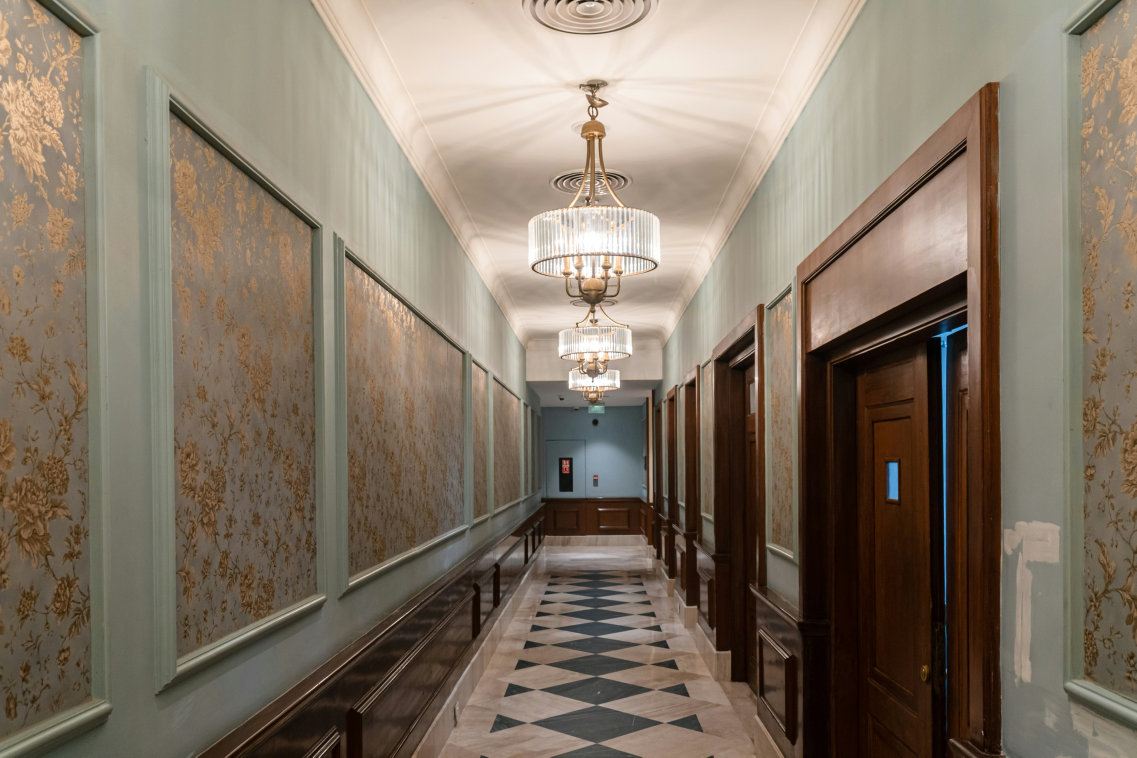
#> input picture data/labeled/arto-suraj-MQXvwA3rRAE-unsplash.jpg, 5682 x 3788 px, found by its file name (shown at 1/5 size); its folder holds only this picture in this run
$ jupyter execute --allow-errors nirwana_wall_floor.ipynb
#> lines starting #> are read from the running program, lines starting #| are printed output that depends on the picture; after the words box and inside, x2 and y2 are one past the last pixel; in counts of white or black regions, pixels touching at a corner belong together
#> the answer given: arto-suraj-MQXvwA3rRAE-unsplash.jpg
<a href="https://colab.research.google.com/github/RaviPratapSingh-4/nirwana-wall-floor/blob/main/nirwana_wall_floor.ipynb" target="_parent"></a>

# Wall and floor mask generator (classical CV, no segmentation model)

Takes an interior photo and returns two pixel masks: one for walls, one for floor.
Everything here is superpixels, k-means, Gaussian colour models and a bit of geometry. No pre-trained or fine-tuned segmentation model and no segmentation API.

## Disclosure
- **AI help:** I used Claude (Anthropic) as a mentor and pair-programmer while building this: talking through the design, debugging, and drafting some of the code. I ran every experiment myself and the numbers below are the ones my runs produced.
- **Libraries:** NumPy, OpenCV, scikit-image (SLIC superpixels), scikit-learn (KMeans, GaussianMixture), SciPy, Matplotlib.
- **Tools:** labelme for ground-truth labels, Google Colab.
- **Images:** Unsplash interior photos. I hand-labelled 6 of them, plus one sample image (dev01) that came with masks.

**How to run:** Runtime > Run all. Section 5 at the bottom lets you upload your own photo.

## 1. Setup

[cell 1]
import os, glob, time, json, shutil, cv2, numpy as np, matplotlib.pyplot as plt

# my labelled images live in a public GitHub repo so this runs on a fresh runtime
REPO = "https://github.com/RaviPratapSingh-4/nirwana-wall-floor.git"   # <- put the public repo link here

if not os.path.exists("data/labeled"):
    !git clone -q {REPO} repo
    !cp -r repo/data data
print(len(glob.glob("data/labeled/*")), "files in data/labeled")

## 2. The pipeline
Pipeline in short: shrink the image, cut it into superpixels, cluster the superpixels to find the wall, then build the floor from a colour model.

[cell 2]
from skimage.segmentation import slic
from sklearn.cluster import KMeans
from sklearn.mixture import GaussianMixture
from scipy import ndimage as ndi

def small(im, L=384):
    # work at 384px on the long side, it's much faster and the masks are upsampled at the end
    s = L / max(im.shape[:2])
    return cv2.resize(im, None, fx=s, fy=s, interpolation=cv2.INTER_AREA)

def superpixel_features(s, n=300):
    # one feature vector per superpixel: mean Lab colour, brightness spread (texture), and position
    H, W = s.shape[:2]
    lab = cv2.cvtColor(s, cv2.COLOR_RGB2LAB).astype(np.float32)
    sp = slic(s, n_segments=n, compactness=10, start_label=0)
    i, m = sp.ravel(), sp.max() + 1
    yy, xx = np.mgrid[:H, :W]
    c = np.maximum(np.bincount(i, minlength=m), 1)
    mean = lambda a: np.bincount(i, a.ravel(), m) / c
    L = lab[..., 0]
    sd = np.sqrt(np.maximum(mean(L**2) - mean(L)**2, 0))
    f = np.stack([mean(lab[..., 0]), mean(lab[..., 1]), mean(lab[..., 2]), sd, mean(yy / H), mean(xx / W)], 1)
    return sp, (f - f.mean(0)) / (f.std(0) + 1e-6)

def upsample(m, img):
    return cv2.resize(m.astype(np.uint8), img.shape[1::-1], interpolation=cv2.INTER_NEAREST) > 0

def floor_v1(s, sp, band=.12, q=.9, excl=None, disc=False, top=.35):
    # floor colour model: fit a 3-component GMM on the bottom strip of the image,
    # then call a superpixel floor if it fits that model well enough
    H, W = s.shape[:2]
    lab = cv2.cvtColor(s, cv2.COLOR_RGB2LAB).astype(np.float32)
    flat = lab.reshape(-1, 3)
    strip = np.zeros((H, W), bool); strip[int(H * (1 - band)):] = True
    if excl is not None: strip &= ~excl          # don't learn "floor" colour from wall pixels
    seed = lab[strip]
    if len(seed) < 300: return np.zeros((H, W), bool)
    i, m = sp.ravel(), sp.max() + 1
    cnt = np.maximum(np.bincount(i, minlength=m), 1)
    gm = GaussianMixture(3, random_state=0).fit(seed)
    ll = gm.score_samples(flat).reshape(H, W)
    thr = np.quantile(gm.score_samples(seed), 1 - q)
    spl = np.bincount(i, ll.ravel(), m) / cnt
    ok = spl > thr
    if disc:
        # extra check: it must also fit the floor model BETTER than a model of the top of the image (walls)
        topx = lab[:int(H * top)].reshape(-1, 3)[::4]
        gmt = GaussianMixture(3, random_state=0).fit(topx)
        lt = gmt.score_samples(flat).reshape(H, W)
        ok &= spl > np.bincount(i, lt.ravel(), m) / cnt
    lb, _ = ndi.label(ok[sp])
    keep = np.unique(lb[-1][lb[-1] > 0])         # keep only blobs that touch the bottom edge
    return np.isin(lb, keep)

def fill_hull(fl, min_area=.02):
    # fill the convex hull of each big floor blob, this is what recovers rugs
    cnts, _ = cv2.findContours(fl.astype(np.uint8), cv2.RETR_EXTERNAL, cv2.CHAIN_APPROX_SIMPLE)
    h = np.zeros(fl.shape, np.uint8)
    for c in cnts:
        if cv2.contourArea(c) > min_area * fl.size: cv2.fillPoly(h, [cv2.convexHull(c)], 1)
    return h.astype(bool)

def segment(img, k=8, hull=True, wall_first=False, disc=False, merge=0, q=.9, band=.12):
    s = small(img)
    sp, f = superpixel_features(s)
    H, W = sp.shape
    km = KMeans(k, n_init=3, random_state=0).fit(f)
    cl = km.labels_[sp]
    ctr = km.cluster_centers_[:, :3]
    yy = np.repeat((np.arange(H) / H)[:, None], W, axis=1)
    area = np.array([(cl == j).mean() for j in range(k)])
    my = np.array([yy[cl == j].mean() if (cl == j).any() else 1.0 for j in range(k)])

    def pick_wall(fl):
        # wall = biggest cluster that sits in the upper part of the image (and isn't mostly floor)
        ov = np.array([(fl & (cl == j)).sum() / max((cl == j).sum(), 1) for j in range(k)]) if fl is not None else np.zeros(k)
        cand = [j for j in range(k) if area[j] > .03 and ov[j] < .2 and my[j] < .6]
        if not cand: return np.zeros((H, W), bool)
        wl = max(cand, key=lambda j: area[j])
        ids = [wl]
        if merge > 0:
            # one wall often gets split by shading, so pull in clusters with a similar colour
            ids += [j for j in range(k) if j != wl and area[j] > .01 and my[j] < .6
                    and np.linalg.norm(ctr[j] - ctr[wl]) < merge]
        return np.isin(cl, ids)

    if wall_first:
        wall = pick_wall(None)
        fl = floor_v1(s, sp, excl=wall, disc=disc, q=q, band=band)
    else:
        fl = floor_v1(s, sp, disc=disc, q=q, band=band)
        wall = pick_wall(fl)
    if hull: fl = fill_hull(fl) & ~wall
    return upsample(wall, img), upsample(fl & ~wall, img)

def floor_guard(pw, pf, maxfrac=.30, rows=.15):
    # if "floor" covers more than 30% of the frame the colour seed was probably wrong
    # (bed / sofa / white wall at the bottom), so only trust the bottom 15% of rows
    if pf.mean() <= maxfrac: return pw, pf
    out = pf.copy(); out[:int(pf.shape[0] * (1 - rows))] = False
    return pw, out

def segment_final(img):
    return floor_guard(*segment(img, wall_first=True, disc=True, merge=1.0))

## 3. Ground truth and metrics

[cell 3]
np.set_printoptions(suppress=True, precision=3)
iou  = lambda p, g: (p & g).sum() / max((p | g).sum(), 1)
dice = lambda p, g: 2 * (p & g).sum() / max(p.sum() + g.sum(), 1)
prec = lambda p, g: (p & g).sum() / max(p.sum(), 1)
rec  = lambda p, g: (p & g).sum() / max(g.sum(), 1)
imread = lambda p: cv2.cvtColor(cv2.imread(p), cv2.COLOR_BGR2RGB)
gt = lambda p, s: cv2.resize(cv2.imread(p, 0), s[1::-1], interpolation=cv2.INTER_NEAREST) > 127

def json2masks(folder="data/labeled"):
    # labelme json -> _wall.png / _floor.png  (wall_hole = windows, curtains etc. cut out of the wall)
    for jp in sorted(glob.glob(f"{folder}/*.json")):
        d = json.load(open(jp)); H, W = d["imageHeight"], d["imageWidth"]
        m = {k: np.zeros((H, W), np.uint8) for k in ("wall", "floor", "wall_hole")}
        for s in d["shapes"]:
            if s["label"] not in m: continue
            pts = np.round(np.array(s["points"])).astype(np.int32)
            if s.get("shape_type", "polygon") == "rectangle":
                (x1, y1), (x2, y2) = pts
                pts = np.array([[x1, y1], [x2, y1], [x2, y2], [x1, y2]], np.int32)
            cv2.fillPoly(m[s["label"]], [pts], 255)
        wall = m["wall"].copy(); wall[m["wall_hole"] > 0] = 0
        b = os.path.splitext(jp)[0]
        cv2.imwrite(b + "_wall.png", wall); cv2.imwrite(b + "_floor.png", m["floor"])

def labeled_images(folder="data/labeled"):
    out = []
    for p in sorted(glob.glob(f"{folder}/*")):
        b = os.path.splitext(p)[0]
        if b.endswith(("_wall", "_floor")) or p.endswith(".json"): continue
        if os.path.exists(b + "_wall.png") and os.path.exists(b + "_floor.png"): out.append((p, b))
    return out

def overlay(img, m, col):
    o = img.copy(); o[m] = (.5 * o[m] + .5 * np.array(col)).astype(np.uint8); return o

def errmap(img, p, g):
    o = img.copy(); o[p & ~g] = (255, 0, 0); o[~p & g] = (0, 0, 255); return o

def show(img, pw, pf, gf, title=""):
    fig, ax = plt.subplots(1, 4, figsize=(20, 4)); [a.axis("off") for a in ax]
    ax[0].imshow(img); ax[0].set_title(title)
    ax[1].imshow(overlay(img, pw, (255, 0, 0))); ax[1].set_title("wall")
    ax[2].imshow(overlay(img, pf, (0, 0, 255))); ax[2].set_title("floor")
    ax[3].imshow(errmap(img, pf, gf)); ax[3].set_title("floor errors: red = extra, blue = missed"); plt.show()

def evaluate(fn, name, plot=False, per_image=False):
    res = []
    for p, b in labeled_images():
        img = imread(p); gw, gf = gt(b + "_wall.png", img.shape), gt(b + "_floor.png", img.shape)
        t = time.perf_counter(); pw, pf = fn(img); ms = (time.perf_counter() - t) * 1e3
        r = (iou(pw, gw), dice(pw, gw), iou(pf, gf), dice(pf, gf), prec(pf, gf), rec(pf, gf), ms); res.append(r)
        if per_image:
            print(f"  {os.path.basename(b)[:14]:14} wall IoU {r[0]:.2f} (GT {gw.mean():.2f} pred {pw.mean():.2f})"
                  f" | floor IoU {r[2]:.2f} (GT {gf.mean():.2f} pred {pf.mean():.2f}) | {ms:.0f} ms")
        if plot: show(img, pw, pf, gf, f"{os.path.basename(b)}  wall {r[0]:.2f}  floor {r[2]:.2f}")
    print(f"{name} [wallIoU wallDice floorIoU floorDice floorPrec floorRec ms]:", np.round(np.mean(res, 0), 3))
    return np.array(res)

json2masks()
print(len(labeled_images()), "labelled images ready")

## 4. Experiments
Labelling rule I used: a rug counts as floor; windows, curtains, cabinets, ceiling and furniture are not wall and not floor.
Each version adds one idea on top of the previous one.

[cell 4]
print("--- v1: GMM floor, no hull")
evaluate(lambda im: segment(im, hull=False), "v1")
print("--- v2: + convex hull for rugs")
evaluate(lambda im: segment(im), "v2")
print("--- v3: + wall picked first, floor must beat a wall colour model, similar wall clusters merged")
evaluate(lambda im: segment(im, wall_first=True, disc=True, merge=1.0), "v3", per_image=True)
print("--- final: v3 + floor guard")
evaluate(segment_final, "final", per_image=True);

[cell 5]
# how much to merge wall clusters? (colour distance between k-means centres)
for m in [.8, 1.0, 1.2, 1.6, 2.0]:
    evaluate(lambda im, m=m: segment(im, wall_first=True, disc=True, merge=m), f"merge={m}")

[cell 6]
# what the final pipeline actually produces on every labelled image
evaluate(segment_final, "final", plot=True);

[cell 7]
# speed and memory for the final pipeline (median of 5 runs, Colab CPU timing is noisy)
import tracemalloc
#> (the rest of this cell did not finish here and is left out)

### What I measured (7 images: 6 hand-labelled + dev01)

| Version | Wall IoU | Floor IoU |
|---|---|---|
| v1: GMM floor model | .325 | .324 |
| v2: + convex hull (rugs) | .325 | .362 |
| v3: + wall-first, floor-vs-wall colour test, wall cluster merging | .606 | .391 |
| final: + floor guard | .606 | .442 |

- Merging similar wall clusters was the biggest wall gain: a single wall gets split by shading, so the biggest cluster alone is only part of it.
- The hull fixed the dark rug on dev01 (floor IoU .654 to .808) but it also swallows chair legs.
- Tried and dropped because they had no measurable effect: vertical morphological closing, tuning the likelihood quantile and seed-strip height, and a "floor must be below the wall base" rule.

### Limitations (being honest about them)
- Only 7 images, and I picked the settings on those same images, so the numbers are optimistic. dev01 is an easy scene (wall IoU .90).
- Merge distance matters: at 1.2 dev01's wall IoU drops from .90 to .58, so over-merging is a real risk on unseen images.
- The floor model is colour-only. When only a thin strip of floor is visible and the bottom of the frame is a bed, sofa or white wall base (jessica, vojtech, arto), it floods the frame. The guard limits the damage but doesn't fix it. A geometric cue (the wall-floor edge via Hough lines or vanishing points) would be the next thing to try.
- The convex hull assumes one convex floor, so L-shaped floors and hallways can go wrong.
- Walls with strong texture (floral wallpaper, panelled hallway) are under-segmented.
- Not tested yet: photos with no wall or no floor at all.

## 5. Try your own image

[cell 8]
from google.colab import files
up = files.upload()
for name in up:
    img = imread(name); ts = []
    for _ in range(3):
        t = time.perf_counter(); pw, pf = segment_final(img); ts.append((time.perf_counter() - t) * 1e3)
#> this loop made 3 passes
#> pass 1, in segment, `s = small(img)`:
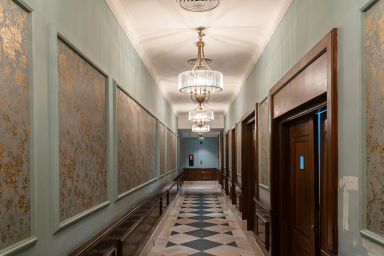
#> s: shape (256, 384, 3); mean R, G, B 130.5, 117.5, 102.3
#> pass 1, in superpixel_features, `lab = cv2.cvtColor(s, cv2.COLOR_RGB2LAB).astype(np.float32)`:
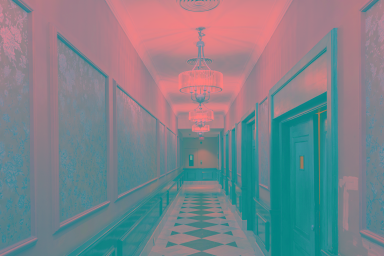
#> lab: shape (256, 384, 3) float32; mean R, G, B 125.7, 130.8, 138.2
#> pass 1, in superpixel_features, `sp = slic(s, n_segments=n, compactness=10, start_label=0)`:
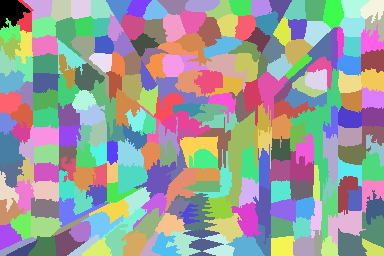
#> sp: shape (256, 384) int64; 247 distinct labels, from 0 to 246; one colour per label, 0 black
#> pass 1, in superpixel_features, `L = lab[..., 0]`:
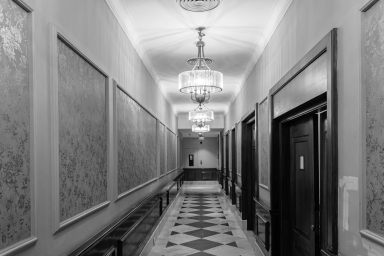
#> L: shape (256, 384) float32; min 1, max 255, mean 125.7
#> after the loop, ts = [1681.4, 1615.9, 1404]
    fig, ax = plt.subplots(1, 3, figsize=(18, 5)); [a.axis("off") for a in ax]
    ax[0].imshow(img); ax[0].set_title(name)
    ax[1].imshow(overlay(img, pw, (255, 0, 0))); ax[1].set_title(f"wall {pw.mean():.0%}")
#> in overlay, `o[m] = (0.5 * o[m] + 0.5 * np.array(col)).astype(np.uint8)`:
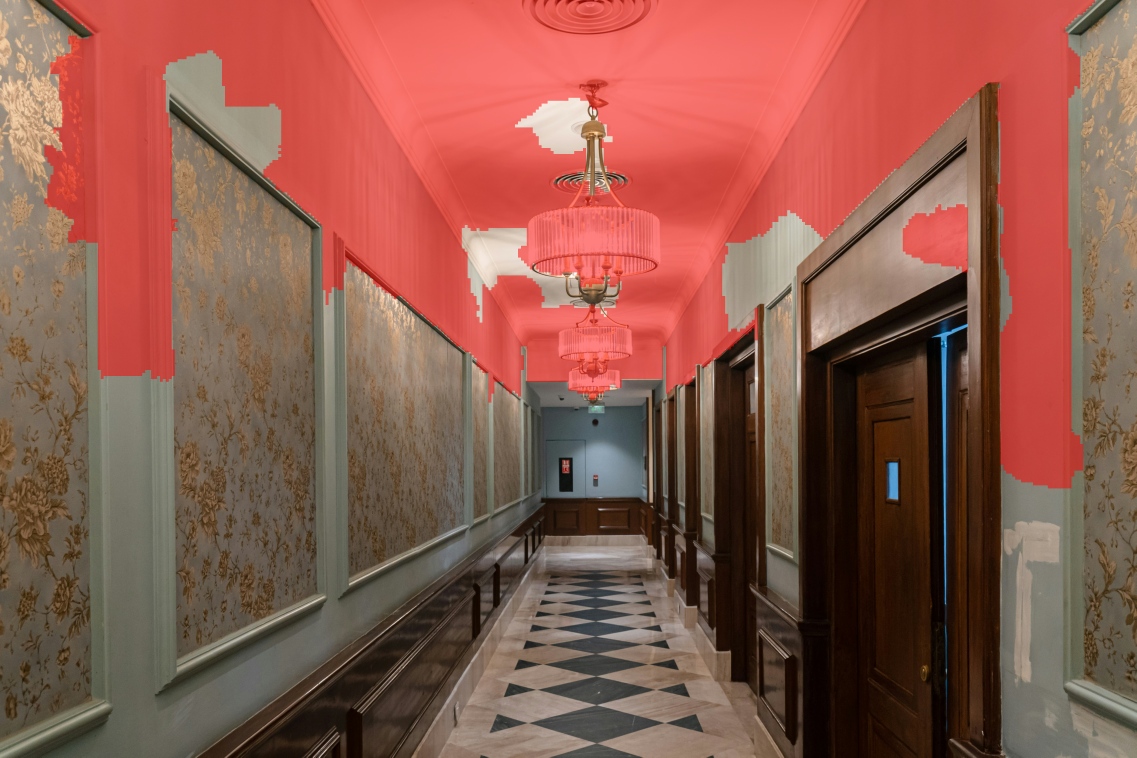
#> o: shape (3788, 5682, 3) (shown at 1/5 size); mean R, G, B 141.5, 89.3, 76.6
#> after `ax[1].set_title(f'wall {pw.mean():.0%}')`:
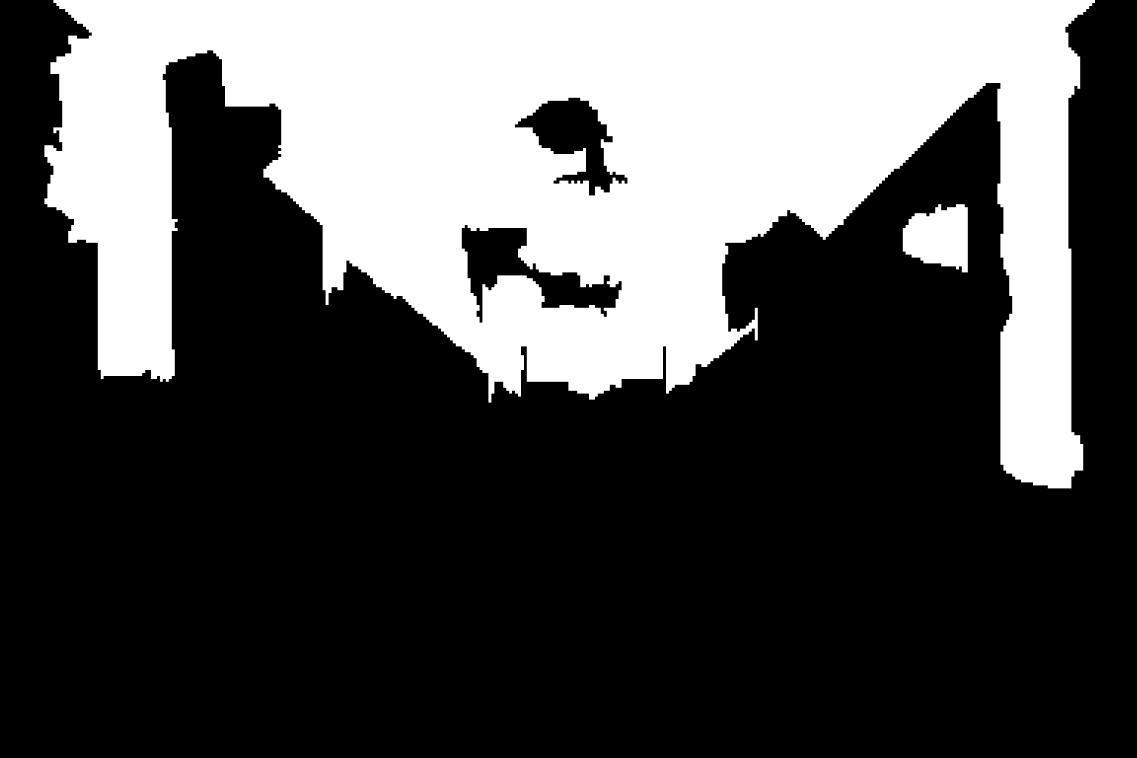
#> pw: shape (3788, 5682) bool (shown at 1/5 size); 31.9% white; 2 white regions, box (x1, y1, x2, y2) and area: (222, 0, 5475, 2442) 6772803, (4514, 1021, 4839, 1362) 83597
    ax[2].imshow(overlay(img, pf, (0, 0, 255))); ax[2].set_title(f"floor {pf.mean():.0%}")
#> call 2 of overlay, with col = (0, 0, 255)
#> in overlay (call 2), `o[m] = (0.5 * o[m] + 0.5 * np.array(col)).astype(np.uint8)`:
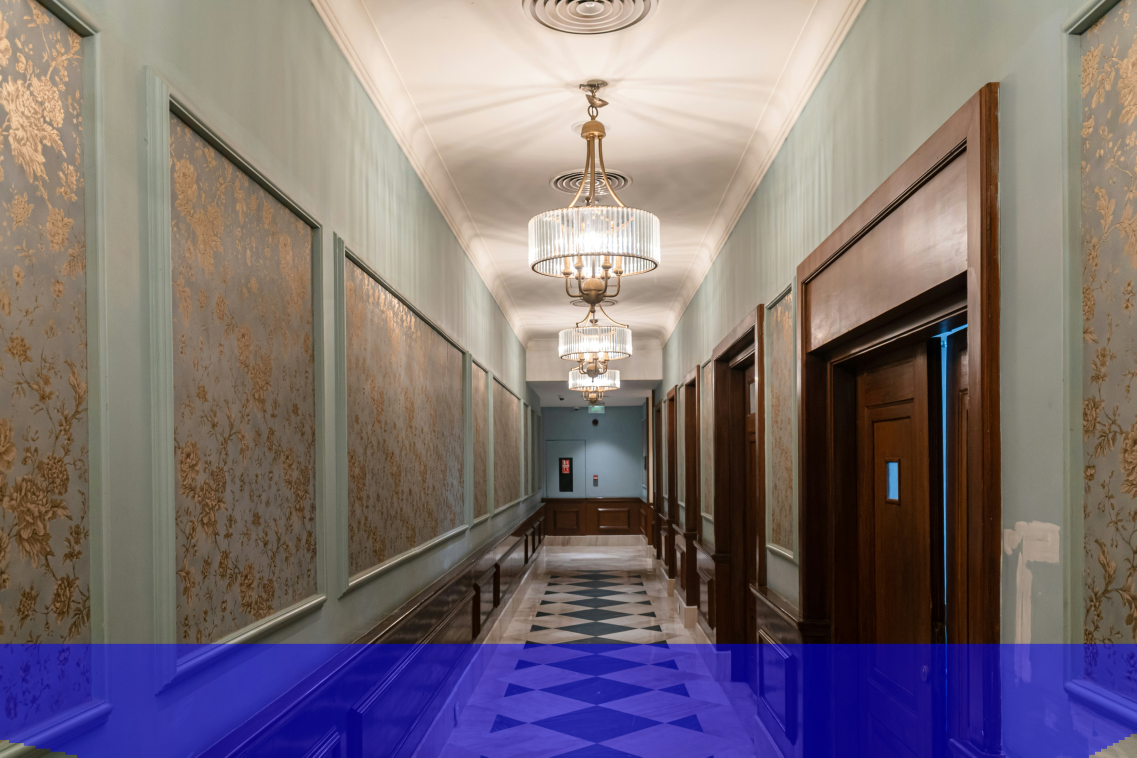
#> o: shape (3788, 5682, 3) (shown at 1/5 size); mean R, G, B 124, 111.9, 116.5
#> after `ax[2].set_title(f'floor {pf.mean():.0%}')`:
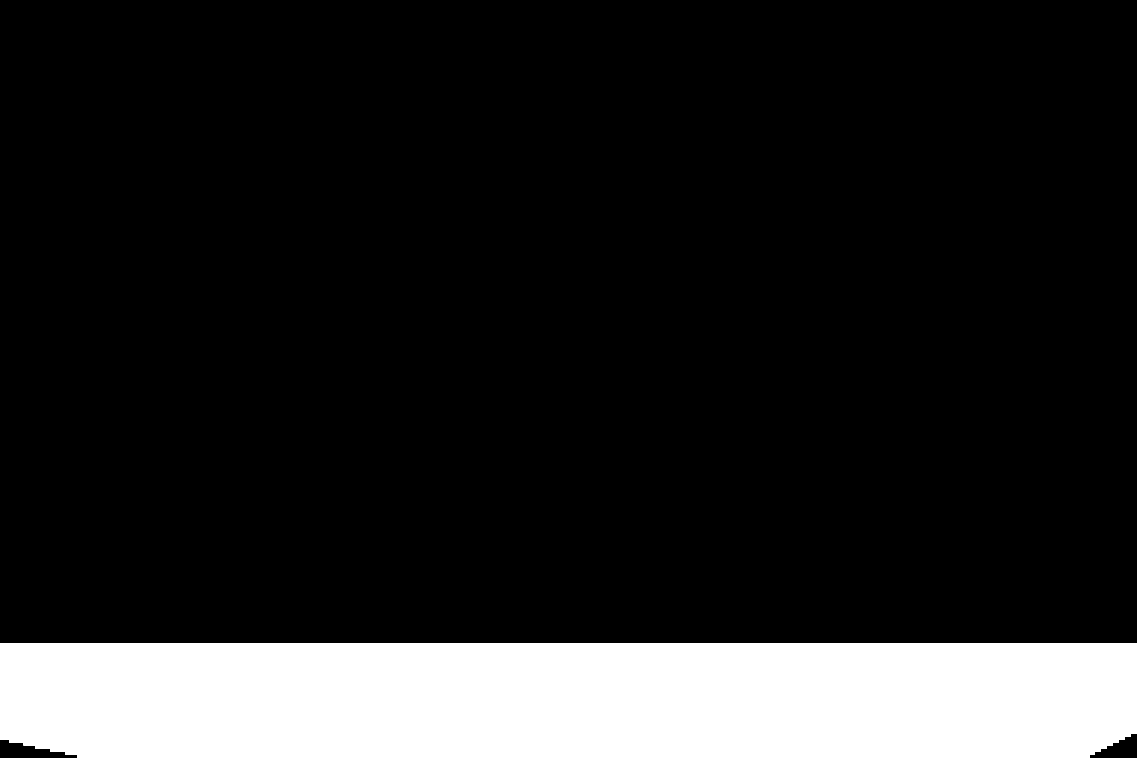
#> pf: shape (3788, 5682) bool (shown at 1/5 size); 14.9% white; 1 white region, box (x1, y1, x2, y2) and area: (0, 3219, 5682, 3788) 3198426
    plt.show()
    print(f"{img.shape[:2]}  median {np.median(ts):.0f} ms")
#| (3788, 5682)  median 1616 ms
    stem = os.path.splitext(name)[0]
    cv2.imwrite(stem + "_wall_mask.png", pw.astype(np.uint8) * 255)
    cv2.imwrite(stem + "_floor_mask.png", pf.astype(np.uint8) * 255)
